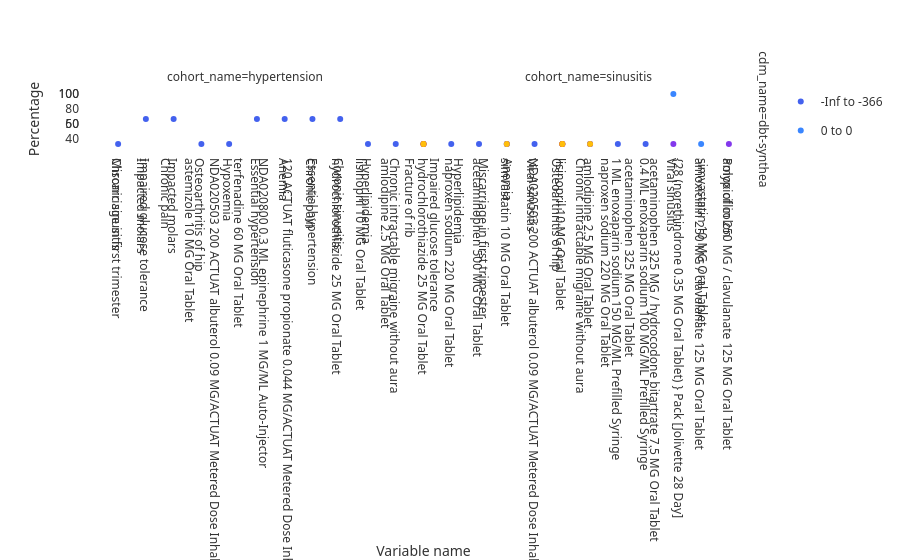

The notebook cell this image was saved under:
### Code cell
fig = plot_large_scale_characteristics(lsc_result)
fig

### Figure 1 — Plotly figure (JSON) as saved in the notebook; plotly's stock layout.template omitted (floating-point values rounded to 4 significant figures)
{"data": [{"hovertemplate": "variable_level=-Inf to -366<br>cdm_name=dbt-synthea<br>cohort_name=hypertension<br>variable_name=%{x}<br>percentage=%{y}<extra></extra>", "legendgroup": "-Inf to -366", "marker": {"color": "#4361ee", "symbol": "circle"}, "mode": "markers", "name": "-Inf to -366", "orientation": "v", "showlegend": true, "type": "scatter", "x": ["Chronic sinusitis", "Impacted molars", "Chronic pain", "astemizole 10 MG Oral Tablet", "NDA020503 200 ACTUAT albuterol 0.09 MG/ACTUAT Metered Dose Inhaler", "terfenadine 60 MG Oral Tablet", "NDA020800 0.3 ML epinephrine 1 MG/ML Auto-Injector", "120 ACTUAT fluticasone propionate 0.044 MG/ACTUAT Metered Dose Inhaler"], "xaxis": "x", "y": [33.33, 16.67, 16.67, 16.67, 16.67, 16.67, 33.33, 16.67], "yaxis": "y"}, {"hovertemplate": "variable_level=-Inf to -366<br>cdm_name=dbt-synthea<br>cohort_name=sinusitis<br>variable_name=%{x}<br>percentage=%{y}<extra></extra>", "legendgroup": "-Inf to -366", "marker": {"color": "#4361ee", "symbol": "circle"}, "mode": "markers", "name": "-Inf to -366", "orientation": "v", "showlegend": false, "type": "scatter", "x": ["Miscarriage in first trimester", "Impaired glucose tolerance", "Impacted molars", "Osteoarthritis of hip", "Hypoxemia", "Essential hypertension", "Anemia", "Chronic pain", "Chronic sinusitis", "Hyperlipidemia", "Chronic intractable migraine without aura", "hydrochlorothiazide 25 MG Oral Tablet", "naproxen sodium 220 MG Oral Tablet", "acetaminophen 500 MG Oral Tablet", "simvastatin 10 MG Oral Tablet", "NDA020503 200 ACTUAT albuterol 0.09 MG/ACTUAT Metered Dose Inhaler", "lisinopril 10 MG Oral Tablet", "amlodipine 2.5 MG Oral Tablet", "1 ML enoxaparin sodium 150 MG/ML Prefilled Syringe", "0.4 ML enoxaparin sodium 100 MG/ML Prefilled Syringe"], "xaxis": "x2", "y": [33.33, 66.67, 66.67, 33.33, 33.33, 66.67, 66.67, 66.67, 66.67, 33.33, 33.33, 33.33, 33.33, 33.33, 33.33, 33.33, 33.33, 33.33, 33.33, 33.33], "yaxis": "y2"}, {"hovertemplate": "variable_level=0 to 0<br>cdm_name=dbt-synthea<br>cohort_name=hypertension<br>variable_name=%{x}<br>percentage=%{y}<extra></extra>", "legendgroup": "0 to 0", "marker": {"color": "#3a86ff", "symbol": "circle"}, "mode": "markers", "name": "0 to 0", "orientation": "v", "showlegend": true, "type": "scatter", "x": ["Essential hypertension", "hydrochlorothiazide 25 MG Oral Tablet", "NDA020503 200 ACTUAT albuterol 0.09 MG/ACTUAT Metered Dose Inhaler", "lisinopril 10 MG Oral Tablet", "120 ACTUAT fluticasone propionate 0.044 MG/ACTUAT Metered Dose Inhaler", "amlodipine 2.5 MG Oral Tablet"], "xaxis": "x", "y": [100.0, 66.67, 16.67, 66.67, 16.67, 16.67], "yaxis": "y"}, {"hovertemplate": "variable_level=0 to 0<br>cdm_name=dbt-synthea<br>cohort_name=sinusitis<br>variable_name=%{x}<br>percentage=%{y}<extra></extra>", "legendgroup": "0 to 0", "marker": {"color": "#3a86ff", "symbol": "circle"}, "mode": "markers", "name": "0 to 0", "orientation": "v", "showlegend": false, "type": "scatter", "x": ["Viral sinusitis", "amoxicillin 250 MG / clavulanate 125 MG Oral Tablet"], "xaxis": "x2", "y": [100.0, 33.33], "yaxis": "y2"}, {"hovertemplate": "variable_level=31 to 365<br>cdm_name=dbt-synthea<br>cohort_name=hypertension<br>variable_name=%{x}<br>percentage=%{y}<extra></extra>", "legendgroup": "31 to 365", "marker": {"color": "#8338ec", "symbol": "circle"}, "mode": "markers", "name": "31 to 365", "orientation": "v", "showlegend": true, "type": "scatter", "x": ["Chronic pain", "Impacted molars", "NDA020503 200 ACTUAT albuterol 0.09 MG/ACTUAT Metered Dose Inhaler", "lisinopril 10 MG Oral Tablet", "120 ACTUAT fluticasone propionate 0.044 MG/ACTUAT Metered Dose Inhaler", "amlodipine 2.5 MG Oral Tablet"], "xaxis": "x", "y": [16.67, 16.67, 16.67, 16.67, 16.67, 16.67], "yaxis": "y"}, {"hovertemplate": "variable_level=31 to 365<br>cdm_name=dbt-synthea<br>cohort_name=sinusitis<br>variable_name=%{x}<br>percentage=%{y}<extra></extra>", "legendgroup": "31 to 365", "marker": {"color": "#8338ec", "symbol": "circle"}, "mode": "markers", "name": "31 to 365", "orientation": "v", "showlegend": false, "type": "scatter", "x": ["Viral sinusitis", "Polyp of colon", "hydrochlorothiazide 25 MG Oral Tablet", "lisinopril 10 MG Oral Tablet", "simvastatin 10 MG Oral Tablet", "amlodipine 2.5 MG Oral Tablet"], "xaxis": "x2", "y": [33.33, 33.33, 33.33, 33.33, 33.33, 33.33], "yaxis": "y2"}, {"hovertemplate": "variable_level=366 to Inf<br>cdm_name=dbt-synthea<br>cohort_name=hypertension<br>variable_name=%{x}<br>percentage=%{y}<extra></extra>", "legendgroup": "366 to Inf", "marker": {"color": "#ff006e", "symbol": "circle"}, "mode": "markers", "name": "366 to Inf", "orientation": "v", "showlegend": true, "type": "scatter", "x": ["Fracture of rib", "Impaired glucose tolerance", "Hyperlipidemia", "Miscarriage in first trimester", "Anemia", "Viral sinusitis", "Osteoarthritis of hip", "Chronic sinusitis", "Chronic intractable migraine without aura", "naproxen sodium 220 MG Oral Tablet", "acetaminophen 325 MG Oral Tablet", "lisinopril 10 MG Oral Tablet", "120 ACTUAT fluticasone propionate 0.044 MG/ACTUAT Metered Dose Inhaler", "acetaminophen 325 MG / hydrocodone bitartrate 7.5 MG Oral Tablet", "{28 (norethindrone 0.35 MG Oral Tablet) } Pack [Jolivette 28 Day]", "amlodipine 2.5 MG Oral Tablet", "simvastatin 10 MG Oral Tablet", "amoxicillin 250 MG / clavulanate 125 MG Oral Tablet", "hydrochlorothiazide 25 MG Oral Tablet", "NDA020503 200 ACTUAT albuterol 0.09 MG/ACTUAT Metered Dose Inhaler"], "xaxis": "x", "y": [16.67, 33.33, 33.33, 16.67, 33.33, 33.33, 16.67, 16.67, 16.67, 16.67, 16.67, 83.33, 16.67, 16.67, 16.67, 50.0, 33.33, 16.67, 66.67, 16.67], "yaxis": "y"}, {"hovertemplate": "variable_level=1 to 30<br>cdm_name=dbt-synthea<br>cohort_name=hypertension<br>variable_name=%{x}<br>percentage=%{y}<extra></extra>", "legendgroup": "1 to 30", "marker": {"color": "#fb5607", "symbol": "circle"}, "mode": "markers", "name": "1 to 30", "orientation": "v", "showlegend": true, "type": "scatter", "x": ["amlodipine 2.5 MG Oral Tablet", "lisinopril 10 MG Oral Tablet"], "xaxis": "x", "y": [33.33, 16.67], "yaxis": "y"}, {"hovertemplate": "variable_level=1 to 30<br>cdm_name=dbt-synthea<br>cohort_name=sinusitis<br>variable_name=%{x}<br>percentage=%{y}<extra></extra>", "legendgroup": "1 to 30", "marker": {"color": "#fb5607", "symbol": "circle"}, "mode": "markers", "name": "1 to 30", "orientation": "v", "showlegend": false, "type": "scatter", "x": ["lisinopril 10 MG Oral Tablet", "hydrochlorothiazide 25 MG Oral Tablet"], "xaxis": "x2", "y": [33.33, 33.33], "yaxis": "y2"}, {"hovertemplate": "variable_level=-365 to -31<br>cdm_name=dbt-synthea<br>cohort_name=sinusitis<br>variable_name=%{x}<br>percentage=%{y}<extra></extra>", "legendgroup": "-365 to -31", "marker": {"color": "#ffbe0b", "symbol": "circle"}, "mode": "markers", "name": "-365 to -31", "orientation": "v", "showlegend": true, "type": "scatter", "x": ["amlodipine 2.5 MG Oral Tablet", "hydrochlorothiazide 25 MG Oral Tablet", "simvastatin 10 MG Oral Tablet", "lisinopril 10 MG Oral Tablet"], "xaxis": "x2", "y": [33.33, 33.33, 33.33, 33.33], "yaxis": "y2"}], "layout": {"annotations": [{"showarrow": false, "text": "cohort_name=hypertension", "x": 0.24, "xanchor": "center", "xref": "paper", "y": 1.0, "yanchor": "bottom", "yref": "paper"}, {"showarrow": false, "text": "cohort_name=sinusitis", "x": 0.74, "xanchor": "center", "xref": "paper", "y": 1.0, "yanchor": "bottom", "yref": "paper"}, {"showarrow": false, "text": "cdm_name=dbt-synthea", "textangle": 90, "x": 0.98, "xanchor": "left", "xref": "paper", "y": 0.5, "yanchor": "middle", "yref": "paper"}], "font": {"color": "#333333", "family": "system-ui, -apple-system, sans-serif", "size": 12}, "paper_bgcolor": "#ffffff", "plot_bgcolor": "#ffffff", "showlegend": true, "title": {}, "xaxis": {"gridcolor": "#e0e0e0", "showgrid": true, "title": {"text": "Variable name"}}, "yaxis": {"gridcolor": "#e0e0e0", "showgrid": true, "title": {"text": "Percentage"}}}}
